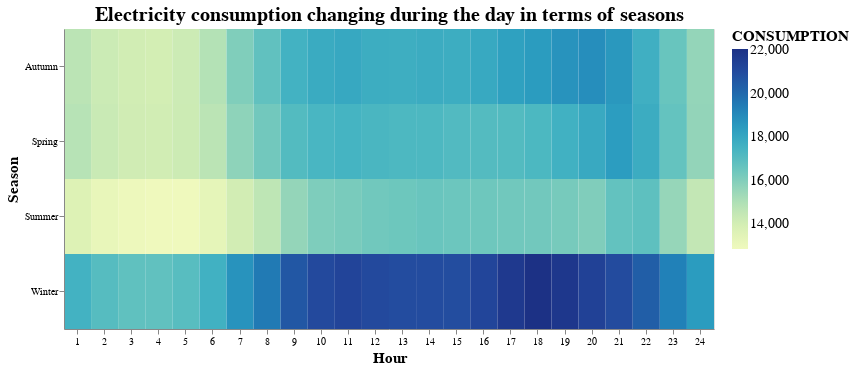

The cell this chart's notebook holds for it:
### Code cell
chart_4_2 = alt.Chart(df4_season
                ).mark_rect().encode(
                    alt.X('Hour:N', title='Hour', axis=alt.Axis(labelAngle=0)),
                    alt.Y('Season:N', title='Season'),
                    color='CONSUMPTION:Q',
                    tooltip=['Season:N', 'Hour:N', 'CONSUMPTION:Q']
                ).configure_legend(
                    titleFontSize=15,
                    labelFontSize=14
                ).configure_axis(
                    titleFontSize=15
                ).configure_title(
                    fontSize=20             
                ).properties(width = 650, height = 300, 
                     title='Electricity consumption changing during the day in terms of seasons')

chart_4_2

### Figure 1 — Vega-Lite specification as saved in the notebook (floating-point values rounded to 4 significant figures)
{"config": {"view": {"continuousWidth": 400, "continuousHeight": 300}, "axis": {"titleFontSize": 15}, "legend": {"labelFontSize": 14, "titleFontSize": 15}, "title": {"fontSize": 20}}, "data": {"name": "data-ecf941397e72d19b975671481480b7d7"}, "mark": "rect", "encoding": {"color": {"type": "quantitative", "field": "CONSUMPTION"}, "tooltip": [{"type": "nominal", "field": "Season"}, {"type": "nominal", "field": "Hour"}, {"type": "quantitative", "field": "CONSUMPTION"}], "x": {"type": "nominal", "axis": {"labelAngle": 0}, "field": "Hour", "title": "Hour"}, "y": {"type": "nominal", "field": "Season", "title": "Season"}}, "height": 300, "title": "Electricity consumption changing during the day in terms of seasons", "width": 650, "$schema": "https://vega.github.io/schema/vega-lite/v4.8.1.json", "datasets": {"data-ecf941397e72d19b975671481480b7d7": [{"Season": "Autumn", "Hour": 1, "AES": 9576.0, "TEC": 1284.0, "VDE": 178.0, "TES": 4648.0, "GES": 254.0, "GAES_GEN": 0.0, "CONSUMPTION": 14730.0, "GAES_PUMP": -554.0, "UK_BLR_RUS": 9.0, "UK_EURO": -514.0, "UK_MLD": -47.0}, {"Season": "Autumn", "Hour": 2, "AES": 9575.0, "TEC": 1281.0, "VDE": 178.0, "TES": 4546.0, "GES": 183.0, "GAES_GEN": 0.0, "CONSUMPTION": 14260.0, "GAES_PUMP": -847.0, "UK_BLR_RUS": 5.0, "UK_EURO": -521.0, "UK_MLD": -40.0}, {"Season": "Autumn", "Hour": 3, "AES": 9577.0, "TEC": 1282.0, "VDE": 178.0, "TES": 4497.0, "GES": 187.0, "GAES_GEN": 0.0, "CONSUMPTION": 14060.0, "GAES_PUMP": -1010.0, "UK_BLR_RUS": -6.0, "UK_EURO": -513.0, "UK_MLD": -33.0}, {"Season": "Autumn", "Hour": 4, "AES": 9579.0, "TEC": 1281.0, "VDE": 179.0, "TES": 4456.0, "GES": 167.0, "GAES_GEN": 0.0, "CONSUMPTION": 14030.0, "GAES_PUMP": -1010.0, "UK_BLR_RUS": 4.0, "UK_EURO": -504.0, "UK_MLD": -29.0}, {"Season": "Autumn", "Hour": 5, "AES": 9581.0, "TEC": 1285.0, "VDE": 180.0, "TES": 4486.0, "GES": 213.0, "GAES_GEN": 0.0, "CONSUMPTION": 14240.0, "GAES_PUMP": -922.0, "UK_BLR_RUS": 41.0, "UK_EURO": -493.0, "UK_MLD": -30.0}, {"Season": "Autumn", "Hour": 6, "AES": 9585.0, "TEC": 1288.0, "VDE": 184.0, "TES": 4615.0, "GES": 188.0, "GAES_GEN": 0.0, "CONSUMPTION": 14890.0, "GAES_PUMP": -329.0, "UK_BLR_RUS": -29.0, "UK_EURO": -468.0, "UK_MLD": -29.0}, {"Season": "Autumn", "Hour": 7, "AES": 9592.0, "TEC": 1326.0, "VDE": 199.0, "TES": 5099.0, "GES": 513.0, "GAES_GEN": 12.0, "CONSUMPTION": 16040.0, "GAES_PUMP": -105.0, "UK_BLR_RUS": 11.0, "UK_EURO": -428.0, "UK_MLD": -50.0}, {"Season": "Autumn", "Hour": 8, "AES": 9600.0, "TEC": 1374.0, "VDE": 265.0, "TES": 5488.0, "GES": 602.0, "GAES_GEN": 60.0, "CONSUMPTION": 16740.0, "GAES_PUMP": -29.0, "UK_BLR_RUS": -38.0, "UK_EURO": -401.0, "UK_MLD": -44.0}, {"Season": "Autumn", "Hour": 9, "AES": 9600.0, "TEC": 1389.0, "VDE": 393.0, "TES": 5761.0, "GES": 809.0, "GAES_GEN": 137.0, "CONSUMPTION": 17550.0, "GAES_PUMP": -5.0, "UK_BLR_RUS": 53.0, "UK_EURO": -382.0, "UK_MLD": -64.0}, {"Season": "Autumn", "Hour": 10, "AES": 9600.0, "TEC": 1394.0, "VDE": 546.0, "TES": 5919.0, "GES": 794.0, "GAES_GEN": 181.0, "CONSUMPTION": 17840.0, "GAES_PUMP": -9.0, "UK_BLR_RUS": 10.0, "UK_EURO": -392.0, "UK_MLD": -60.0}, {"Season": "Autumn", "Hour": 11, "AES": 9601.0, "TEC": 1390.0, "VDE": 655.0, "TES": 5946.0, "GES": 797.0, "GAES_GEN": 190.0, "CONSUMPTION": 17970.0, "GAES_PUMP": -31.0, "UK_BLR_RUS": 11.0, "UK_EURO": -396.0, "UK_MLD": -55.0}, {"Season": "Autumn", "Hour": 12, "AES": 9596.0, "TEC": 1383.0, "VDE": 717.0, "TES": 5914.0, "GES": 667.0, "GAES_GEN": 124.0, "CONSUMPTION": 17760.0, "GAES_PUMP": -58.0, "UK_BLR_RUS": -7.0, "UK_EURO": -405.0, "UK_MLD": -48.0}, {"Season": "Autumn", "Hour": 13, "AES": 9594.0, "TEC": 1382.0, "VDE": 724.0, "TES": 5880.0, "GES": 634.0, "GAES_GEN": 91.0, "CONSUMPTION": 17700.0, "GAES_PUMP": -73.0, "UK_BLR_RUS": 56.0, "UK_EURO": -408.0, "UK_MLD": -48.0}, {"Season": "Autumn", "Hour": 14, "AES": 9592.0, "TEC": 1386.0, "VDE": 671.0, "TES": 5933.0, "GES": 712.0, "GAES_GEN": 99.0, "CONSUMPTION": 17770.0, "GAES_PUMP": -59.0, "UK_BLR_RUS": 30.0, "UK_EURO": -407.0, "UK_MLD": -55.0}, {"Season": "Autumn", "Hour": 15, "AES": 9594.0, "TEC": 1391.0, "VDE": 570.0, "TES": 5991.0, "GES": 718.0, "GAES_GEN": 114.0, "CONSUMPTION": 17760.0, "GAES_PUMP": -40.0, "UK_BLR_RUS": 16.0, "UK_EURO": -406.0, "UK_MLD": -51.0}, {"Season": "Autumn", "Hour": 16, "AES": 9593.0, "TEC": 1396.0, "VDE": 442.0, "TES": 6058.0, "GES": 832.0, "GAES_GEN": 145.0, "CONSUMPTION": 17920.0, "GAES_PUMP": -16.0, "UK_BLR_RUS": 60.0, "UK_EURO": -399.0, "UK_MLD": -51.0}, {"Season": "Autumn", "Hour": 17, "AES": 9594.0, "TEC": 1405.0, "VDE": 323.0, "TES": 6164.0, "GES": 1008.0, "GAES_GEN": 329.0, "CONSUMPTION": 18260.0, "GAES_PUMP": -2.0, "UK_BLR_RUS": 33.0, "UK_EURO": -390.0, "UK_MLD": -51.0}, {"Season": "Autumn", "Hour": 18, "AES": 9599.0, "TEC": 1409.0, "VDE": 225.0, "TES": 6271.0, "GES": 1044.0, "GAES_GEN": 487.0, "CONSUMPTION": 18450.0, "GAES_PUMP": -0.0, "UK_BLR_RUS": 12.0, "UK_EURO": -381.0, "UK_MLD": -55.0}, {"Season": "Autumn", "Hour": 19, "AES": 9603.0, "TEC": 1409.0, "VDE": 185.0, "TES": 6310.0, "GES": 1198.0, "GAES_GEN": 580.0, "CONSUMPTION": 18730.0, "GAES_PUMP": -0.0, "UK_BLR_RUS": 45.0, "UK_EURO": -375.0, "UK_MLD": -60.0}, {"Season": "Autumn", "Hour": 20, "AES": 9607.0, "TEC": 1410.0, "VDE": 179.0, "TES": 6330.0, "GES": 1337.0, "GAES_GEN": 628.0, "CONSUMPTION": 18890.0, "GAES_PUMP": 0.0, "UK_BLR_RUS": 8.0, "UK_EURO": -371.0, "UK_MLD": -66.0}, {"Season": "Autumn", "Hour": 21, "AES": 9607.0, "TEC": 1405.0, "VDE": 181.0, "TES": 6267.0, "GES": 1198.0, "GAES_GEN": 501.0, "CONSUMPTION": 18580.0, "GAES_PUMP": -0.0, "UK_BLR_RUS": 26.0, "UK_EURO": -382.0, "UK_MLD": -58.0}, {"Season": "Autumn", "Hour": 22, "AES": 9607.0, "TEC": 1394.0, "VDE": 183.0, "TES": 6107.0, "GES": 695.0, "GAES_GEN": 252.0, "CONSUMPTION": 17650.0, "GAES_PUMP": -0.0, "UK_BLR_RUS": 7.0, "UK_EURO": -404.0, "UK_MLD": -48.0}, {"Season": "Autumn", "Hour": 23, "AES": 9607.0, "TEC": 1378.0, "VDE": 182.0, "TES": 5694.0, "GES": 314.0, "GAES_GEN": 42.0, "CONSUMPTION": 16560.0, "GAES_PUMP": -8.0, "UK_BLR_RUS": -27.0, "UK_EURO": -445.0, "UK_MLD": -50.0}, {"Season": "Autumn", "Hour": 24, "AES": 9607.0, "TEC": 1311.0, "VDE": 181.0, "TES": 5300.0, "GES": 217.0, "GAES_GEN": 5.0, "CONSUMPTION": 15610.0, "GAES_PUMP": -301.0, "UK_BLR_RUS": -49.0, "UK_EURO": -504.0, "UK_MLD": -48.0}, {"Season": "Spring", "Hour": 1, "AES": 9276.0, "TEC": 1396.0, "VDE": 157.0, "TES": 4631.0, "GES": 632.0, "GAES_GEN": 0.0, "CONSUMPTION": 14840.0, "GAES_PUMP": -483.0, "UK_BLR_RUS": -37.0, "UK_EURO": -560.0, "UK_MLD": -70.0}, {"Season": "Spring", "Hour": 2, "AES": 9270.0, "TEC": 1392.0, "VDE": 158.0, "TES": 4543.0, "GES": 549.0, "GAES_GEN": 0.0, "CONSUMPTION": 14330.0, "GAES_PUMP": -828.0, "UK_BLR_RUS": -40.0, "UK_EURO": -561.0, "UK_MLD": -57.0}, {"Season": "Spring", "Hour": 3, "AES": 9270.0, "TEC": 1390.0, "VDE": 158.0, "TES": 4497.0, "GES": 539.0, "GAES_GEN": 0.0, "CONSUMPTION": 14120.0, "GAES_PUMP": -992.0, "UK_BLR_RUS": -39.0, "UK_EURO": -556.0, "UK_MLD": -51.0}, {"Season": "Spring", "Hour": 4, "AES": 9272.0, "TEC": 1388.0, "VDE": 158.0, "TES": 4472.0, "GES": 516.0, "GAES_GEN": 0.0, "CONSUMPTION": 14070.0, "GAES_PUMP": -1003.0, "UK_BLR_RUS": -33.0, "UK_EURO": -552.0, "UK_MLD": -45.0}, {"Season": "Spring", "Hour": 5, "AES": 9276.0, "TEC": 1389.0, "VDE": 156.0, "TES": 4491.0, "GES": 552.0, "GAES_GEN": 0.0, "CONSUMPTION": 14220.0, "GAES_PUMP": -929.0, "UK_BLR_RUS": -18.0, "UK_EURO": -550.0, "UK_MLD": -46.0}, {"Season": "Spring", "Hour": 6, "AES": 9280.0, "TEC": 1393.0, "VDE": 166.0, "TES": 4510.0, "GES": 519.0, "GAES_GEN": 0.0, "CONSUMPTION": 14740.0, "GAES_PUMP": -359.0, "UK_BLR_RUS": -80.0, "UK_EURO": -536.0, "UK_MLD": -42.0}, {"Season": "Spring", "Hour": 7, "AES": 9286.0, "TEC": 1407.0, "VDE": 197.0, "TES": 4843.0, "GES": 852.0, "GAES_GEN": 5.0, "CONSUMPTION": 15730.0, "GAES_PUMP": -109.0, "UK_BLR_RUS": -46.0, "UK_EURO": -506.0, "UK_MLD": -67.0}, {"Season": "Spring", "Hour": 8, "AES": 9293.0, "TEC": 1421.0, "VDE": 291.0, "TES": 5102.0, "GES": 1009.0, "GAES_GEN": 40.0, "CONSUMPTION": 16340.0, "GAES_PUMP": -33.0, "UK_BLR_RUS": -86.0, "UK_EURO": -487.0, "UK_MLD": -70.0}, {"Season": "Spring", "Hour": 9, "AES": 9293.0, "TEC": 1420.0, "VDE": 430.0, "TES": 5263.0, "GES": 1321.0, "GAES_GEN": 114.0, "CONSUMPTION": 17100.0, "GAES_PUMP": -14.0, "UK_BLR_RUS": -20.0, "UK_EURO": -483.0, "UK_MLD": -85.0}, {"Season": "Spring", "Hour": 10, "AES": 9291.0, "TEC": 1415.0, "VDE": 577.0, "TES": 5338.0, "GES": 1345.0, "GAES_GEN": 183.0, "CONSUMPTION": 17360.0, "GAES_PUMP": -22.0, "UK_BLR_RUS": -44.0, "UK_EURO": -492.0, "UK_MLD": -89.0}, {"Season": "Spring", "Hour": 11, "AES": 9283.0, "TEC": 1410.0, "VDE": 667.0, "TES": 5352.0, "GES": 1334.0, "GAES_GEN": 206.0, "CONSUMPTION": 17440.0, "GAES_PUMP": -42.0, "UK_BLR_RUS": -48.0, "UK_EURO": -498.0, "UK_MLD": -87.0}, {"Season": "Spring", "Hour": 12, "AES": 9278.0, "TEC": 1407.0, "VDE": 716.0, "TES": 5343.0, "GES": 1261.0, "GAES_GEN": 172.0, "CONSUMPTION": 17340.0, "GAES_PUMP": -48.0, "UK_BLR_RUS": -68.0, "UK_EURO": -508.0, "UK_MLD": -85.0}, {"Season": "Spring", "Hour": 13, "AES": 9271.0, "TEC": 1405.0, "VDE": 717.0, "TES": 5331.0, "GES": 1204.0, "GAES_GEN": 136.0, "CONSUMPTION": 17260.0, "GAES_PUMP": -59.0, "UK_BLR_RUS": -21.0, "UK_EURO": -509.0, "UK_MLD": -88.0}, {"Season": "Spring", "Hour": 14, "AES": 9271.0, "TEC": 1407.0, "VDE": 686.0, "TES": 5362.0, "GES": 1234.0, "GAES_GEN": 112.0, "CONSUMPTION": 17240.0, "GAES_PUMP": -53.0, "UK_BLR_RUS": -47.0, "UK_EURO": -512.0, "UK_MLD": -90.0}, {"Season": "Spring", "Hour": 15, "AES": 9268.0, "TEC": 1410.0, "VDE": 626.0, "TES": 5389.0, "GES": 1160.0, "GAES_GEN": 92.0, "CONSUMPTION": 17120.0, "GAES_PUMP": -47.0, "UK_BLR_RUS": -55.0, "UK_EURO": -511.0, "UK_MLD": -82.0}, {"Season": "Spring", "Hour": 16, "AES": 9264.0, "TEC": 1417.0, "VDE": 527.0, "TES": 5411.0, "GES": 1140.0, "GAES_GEN": 76.0, "CONSUMPTION": 17070.0, "GAES_PUMP": -32.0, "UK_BLR_RUS": -14.0, "UK_EURO": -510.0, "UK_MLD": -81.0}, {"Season": "Spring", "Hour": 17, "AES": 9263.0, "TEC": 1422.0, "VDE": 402.0, "TES": 5460.0, "GES": 1206.0, "GAES_GEN": 107.0, "CONSUMPTION": 17090.0, "GAES_PUMP": -12.0, "UK_BLR_RUS": -42.0, "UK_EURO": -508.0, "UK_MLD": -68.0}, {"Season": "Spring", "Hour": 18, "AES": 9259.0, "TEC": 1430.0, "VDE": 281.0, "TES": 5542.0, "GES": 1310.0, "GAES_GEN": 225.0, "CONSUMPTION": 17270.0, "GAES_PUMP": -3.0, "UK_BLR_RUS": -61.0, "UK_EURO": -497.0, "UK_MLD": -71.0}, {"Season": "Spring", "Hour": 19, "AES": 9261.0, "TEC": 1435.0, "VDE": 199.0, "TES": 5603.0, "GES": 1443.0, "GAES_GEN": 412.0, "CONSUMPTION": 17590.0, "GAES_PUMP": -2.0, "UK_BLR_RUS": -40.0, "UK_EURO": -484.0, "UK_MLD": -81.0}, {"Season": "Spring", "Hour": 20, "AES": 9264.0, "TEC": 1436.0, "VDE": 165.0, "TES": 5651.0, "GES": 1588.0, "GAES_GEN": 575.0, "CONSUMPTION": 17920.0, "GAES_PUMP": -0.0, "UK_BLR_RUS": -36.0, "UK_EURO": -476.0, "UK_MLD": -82.0}, {"Season": "Spring", "Hour": 21, "AES": 9265.0, "TEC": 1438.0, "VDE": 162.0, "TES": 5692.0, "GES": 1878.0, "GAES_GEN": 764.0, "CONSUMPTION": 18410.0, "GAES_PUMP": 0.0, "UK_BLR_RUS": -49.0, "UK_EURO": -469.0, "UK_MLD": -100.0}, {"Season": "Spring", "Hour": 22, "AES": 9266.0, "TEC": 1438.0, "VDE": 162.0, "TES": 5612.0, "GES": 1571.0, "GAES_GEN": 540.0, "CONSUMPTION": 17790.0, "GAES_PUMP": 0.0, "UK_BLR_RUS": -70.0, "UK_EURO": -484.0, "UK_MLD": -94.0}, {"Season": "Spring", "Hour": 23, "AES": 9264.0, "TEC": 1428.0, "VDE": 160.0, "TES": 5391.0, "GES": 1089.0, "GAES_GEN": 136.0, "CONSUMPTION": 16660.0, "GAES_PUMP": -2.0, "UK_BLR_RUS": -71.0, "UK_EURO": -515.0, "UK_MLD": -86.0}, {"Season": "Spring", "Hour": 24, "AES": 9256.0, "TEC": 1402.0, "VDE": 157.0, "TES": 5138.0, "GES": 737.0, "GAES_GEN": 13.0, "CONSUMPTION": 15640.0, "GAES_PUMP": -238.0, "UK_BLR_RUS": -71.0, "UK_EURO": -549.0, "UK_MLD": -83.0}, {"Season": "Summer", "Hour": 1, "AES": 8457.0, "TEC": 811.0, "VDE": 131.0, "TES": 5024.0, "GES": 373.0, "GAES_GEN": 1.0, "CONSUMPTION": 13700.0, "GAES_PUMP": -405.0, "UK_BLR_RUS": -75.0, "UK_EURO": -462.0, "UK_MLD": -64.0}, {"Season": "Summer", "Hour": 2, "AES": 8455.0, "TEC": 808.0, "VDE": 133.0, "TES": 4883.0, "GES": 279.0, "GAES_GEN": 0.0, "CONSUMPTION": 13170.0, "GAES_PUMP": -726.0, "UK_BLR_RUS": -58.0, "UK_EURO": -463.0, "UK_MLD": -54.0}, {"Season": "Summer", "Hour": 3, "AES": 8456.0, "TEC": 815.0, "VDE": 134.0, "TES": 4833.0, "GES": 259.0, "GAES_GEN": 0.0, "CONSUMPTION": 12940.0, "GAES_PUMP": -883.0, "UK_BLR_RUS": -83.0, "UK_EURO": -458.0, "UK_MLD": -45.0}, {"Season": "Summer", "Hour": 4, "AES": 8457.0, "TEC": 814.0, "VDE": 132.0, "TES": 4777.0, "GES": 226.0, "GAES_GEN": 0.0, "CONSUMPTION": 12850.0, "GAES_PUMP": -916.0, "UK_BLR_RUS": -69.0, "UK_EURO": -456.0, "UK_MLD": -38.0}, {"Season": "Summer", "Hour": 5, "AES": 8464.0, "TEC": 814.0, "VDE": 135.0, "TES": 4744.0, "GES": 237.0, "GAES_GEN": 0.0, "CONSUMPTION": 12860.0, "GAES_PUMP": -898.0, "UK_BLR_RUS": -70.0, "UK_EURO": -454.0, "UK_MLD": -33.0}, {"Season": "Summer", "Hour": 6, "AES": 8468.0, "TEC": 806.0, "VDE": 154.0, "TES": 4697.0, "GES": 228.0, "GAES_GEN": 0.0, "CONSUMPTION": 13290.0, "GAES_PUMP": -408.0, "UK_BLR_RUS": -97.0, "UK_EURO": -439.0, "UK_MLD": -31.0}, {"Season": "Summer", "Hour": 7, "AES": 8476.0, "TEC": 813.0, "VDE": 187.0, "TES": 4950.0, "GES": 362.0, "GAES_GEN": 0.0, "CONSUMPTION": 14040.0, "GAES_PUMP": -110.0, "UK_BLR_RUS": -83.0, "UK_EURO": -414.0, "UK_MLD": -39.0}, {"Season": "Summer", "Hour": 8, "AES": 8482.0, "TEC": 827.0, "VDE": 291.0, "TES": 5285.0, "GES": 447.0, "GAES_GEN": 3.0, "CONSUMPTION": 14650.0, "GAES_PUMP": -35.0, "UK_BLR_RUS": -104.0, "UK_EURO": -386.0, "UK_MLD": -48.0}, {"Season": "Summer", "Hour": 9, "AES": 8481.0, "TEC": 830.0, "VDE": 459.0, "TES": 5583.0, "GES": 816.0, "GAES_GEN": 56.0, "CONSUMPTION": 15610.0, "GAES_PUMP": -14.0, "UK_BLR_RUS": -42.0, "UK_EURO": -367.0, "UK_MLD": -67.0}, {"Season": "Summer", "Hour": 10, "AES": 8476.0, "TEC": 831.0, "VDE": 648.0, "TES": 5763.0, "GES": 899.0, "GAES_GEN": 115.0, "CONSUMPTION": 16080.0, "GAES_PUMP": -24.0, "UK_BLR_RUS": -64.0, "UK_EURO": -372.0, "UK_MLD": -70.0}, {"Season": "Summer", "Hour": 11, "AES": 8469.0, "TEC": 830.0, "VDE": 765.0, "TES": 5809.0, "GES": 834.0, "GAES_GEN": 144.0, "CONSUMPTION": 16180.0, "GAES_PUMP": -37.0, "UK_BLR_RUS": -62.0, "UK_EURO": -377.0, "UK_MLD": -71.0}, {"Season": "Summer", "Hour": 12, "AES": 8462.0, "TEC": 830.0, "VDE": 829.0, "TES": 5846.0, "GES": 934.0, "GAES_GEN": 183.0, "CONSUMPTION": 16370.0, "GAES_PUMP": -47.0, "UK_BLR_RUS": -91.0, "UK_EURO": -388.0, "UK_MLD": -71.0}, {"Season": "Summer", "Hour": 13, "AES": 8454.0, "TEC": 829.0, "VDE": 835.0, "TES": 5880.0, "GES": 904.0, "GAES_GEN": 217.0, "CONSUMPTION": 16440.0, "GAES_PUMP": -51.0, "UK_BLR_RUS": -43.0, "UK_EURO": -388.0, "UK_MLD": -73.0}, {"Season": "Summer", "Hour": 14, "AES": 8450.0, "TEC": 833.0, "VDE": 801.0, "TES": 5952.0, "GES": 961.0, "GAES_GEN": 253.0, "CONSUMPTION": 16540.0, "GAES_PUMP": -45.0, "UK_BLR_RUS": -79.0, "UK_EURO": -389.0, "UK_MLD": -77.0}, {"Season": "Summer", "Hour": 15, "AES": 8446.0, "TEC": 837.0, "VDE": 748.0, "TES": 5982.0, "GES": 922.0, "GAES_GEN": 230.0, "CONSUMPTION": 16470.0, "GAES_PUMP": -33.0, "UK_BLR_RUS": -74.0, "UK_EURO": -392.0, "UK_MLD": -74.0}, {"Season": "Summer", "Hour": 16, "AES": 8445.0, "TEC": 839.0, "VDE": 644.0, "TES": 6006.0, "GES": 952.0, "GAES_GEN": 183.0, "CONSUMPTION": 16420.0, "GAES_PUMP": -21.0, "UK_BLR_RUS": -46.0, "UK_EURO": -388.0, "UK_MLD": -68.0}, {"Season": "Summer", "Hour": 17, "AES": 8444.0, "TEC": 843.0, "VDE": 509.0, "TES": 6038.0, "GES": 1008.0, "GAES_GEN": 155.0, "CONSUMPTION": 16360.0, "GAES_PUMP": -7.0, "UK_BLR_RUS": -51.0, "UK_EURO": -390.0, "UK_MLD": -54.0}, {"Season": "Summer", "Hour": 18, "AES": 8443.0, "TEC": 848.0, "VDE": 344.0, "TES": 6074.0, "GES": 1075.0, "GAES_GEN": 167.0, "CONSUMPTION": 16330.0, "GAES_PUMP": -1.0, "UK_BLR_RUS": -44.0, "UK_EURO": -383.0, "UK_MLD": -52.0}, {"Season": "Summer", "Hour": 19, "AES": 8446.0, "TEC": 852.0, "VDE": 199.0, "TES": 6138.0, "GES": 1009.0, "GAES_GEN": 200.0, "CONSUMPTION": 16220.0, "GAES_PUMP": -1.0, "UK_BLR_RUS": -55.0, "UK_EURO": -377.0, "UK_MLD": -46.0}, {"Season": "Summer", "Hour": 20, "AES": 8450.0, "TEC": 853.0, "VDE": 125.0, "TES": 6167.0, "GES": 813.0, "GAES_GEN": 294.0, "CONSUMPTION": 16050.0, "GAES_PUMP": -0.0, "UK_BLR_RUS": -105.0, "UK_EURO": -366.0, "UK_MLD": -36.0}, {"Season": "Summer", "Hour": 21, "AES": 8454.0, "TEC": 856.0, "VDE": 110.0, "TES": 6216.0, "GES": 1132.0, "GAES_GEN": 530.0, "CONSUMPTION": 16700.0, "GAES_PUMP": -0.0, "UK_BLR_RUS": -40.0, "UK_EURO": -344.0, "UK_MLD": -58.0}, {"Season": "Summer", "Hour": 22, "AES": 8455.0, "TEC": 855.0, "VDE": 112.0, "TES": 6207.0, "GES": 1222.0, "GAES_GEN": 602.0, "CONSUMPTION": 16810.0, "GAES_PUMP": -1.0, "UK_BLR_RUS": -83.0, "UK_EURO": -341.0, "UK_MLD": -72.0}, {"Season": "Summer", "Hour": 23, "AES": 8459.0, "TEC": 846.0, "VDE": 118.0, "TES": 5950.0, "GES": 648.0, "GAES_GEN": 206.0, "CONSUMPTION": 15560.0, "GAES_PUMP": -3.0, "UK_BLR_RUS": -102.0, "UK_EURO": -382.0, "UK_MLD": -54.0}, {"Season": "Summer", "Hour": 24, "AES": 8460.0, "TEC": 821.0, "VDE": 127.0, "TES": 5647.0, "GES": 386.0, "GAES_GEN": 25.0, "CONSUMPTION": 14520.0, "GAES_PUMP": -222.0, "UK_BLR_RUS": -115.0, "UK_EURO": -437.0, "UK_MLD": -71.0}, {"Season": "Winter", "Hour": 1, "AES": 10850.0, "TEC": 2236.0, "VDE": 192.0, "TES": 5235.0, "GES": 395.0, "GAES_GEN": 0.0, "CONSUMPTION": 17550.0, "GAES_PUMP": -639.0, "UK_BLR_RUS": -4.0, "UK_EURO": -583.0, "UK_MLD": -33.0}, {"Season": "Winter", "Hour": 2, "AES": 10850.0, "TEC": 2231.0, "VDE": 190.0, "TES": 5122.0, "GES": 290.0, "GAES_GEN": 0.0, "CONSUMPTION": 17020.0, "GAES_PUMP": -946.0, "UK_BLR_RUS": -7.0, "UK_EURO": -592.0, "UK_MLD": -21.0}, {"Season": "Winter", "Hour": 3, "AES": 10840.0, "TEC": 2227.0, "VDE": 189.0, "TES": 5067.0, "GES": 271.0, "GAES_GEN": 0.0, "CONSUMPTION": 16780.0, "GAES_PUMP": -1102.0, "UK_BLR_RUS": -17.0, "UK_EURO": -591.0, "UK_MLD": -13.0}, {"Season": "Winter", "Hour": 4, "AES": 10840.0, "TEC": 2224.0, "VDE": 189.0, "TES": 5037.0, "GES": 248.0, "GAES_GEN": 0.0, "CONSUMPTION": 16730.0, "GAES_PUMP": -1107.0, "UK_BLR_RUS": -10.0, "UK_EURO": -586.0, "UK_MLD": -9.0}, {"Season": "Winter", "Hour": 5, "AES": 10850.0, "TEC": 2228.0, "VDE": 189.0, "TES": 5075.0, "GES": 290.0, "GAES_GEN": 0.0, "CONSUMPTION": 16960.0, "GAES_PUMP": -989.0, "UK_BLR_RUS": 23.0, "UK_EURO": -578.0, "UK_MLD": -15.0}, {"Season": "Winter", "Hour": 6, "AES": 10840.0, "TEC": 2231.0, "VDE": 191.0, "TES": 5196.0, "GES": 293.0, "GAES_GEN": 0.0, "CONSUMPTION": 17600.0, "GAES_PUMP": -390.0, "UK_BLR_RUS": -63.0, "UK_EURO": -561.0, "UK_MLD": -16.0}, {"Season": "Winter", "Hour": 7, "AES": 10850.0, "TEC": 2264.0, "VDE": 195.0, "TES": 5672.0, "GES": 623.0, "GAES_GEN": 1.0, "CONSUMPTION": 18740.0, "GAES_PUMP": -140.0, "UK_BLR_RUS": -20.0, "UK_EURO": -529.0, "UK_MLD": -42.0}, {"Season": "Winter", "Hour": 8, "AES": 10850.0, "TEC": 2350.0, "VDE": 216.0, "TES": 6043.0, "GES": 823.0, "GAES_GEN": 19.0, "CONSUMPTION": 19540.0, "GAES_PUMP": -51.0, "UK_BLR_RUS": -36.0, "UK_EURO": -487.0, "UK_MLD": -43.0}, {"Season": "Winter", "Hour": 9, "AES": 10850.0, "TEC": 2370.0, "VDE": 273.0, "TES": 6365.0, "GES": 1247.0, "GAES_GEN": 145.0, "CONSUMPTION": 20610.0, "GAES_PUMP": -10.0, "UK_BLR_RUS": 37.0, "UK_EURO": -464.0, "UK_MLD": -62.0}, {"Season": "Winter", "Hour": 10, "AES": 10850.0, "TEC": 2378.0, "VDE": 344.0, "TES": 6582.0, "GES": 1317.0, "GAES_GEN": 257.0, "CONSUMPTION": 21070.0, "GAES_PUMP": -5.0, "UK_BLR_RUS": 12.0, "UK_EURO": -468.0, "UK_MLD": -61.0}, {"Season": "Winter", "Hour": 11, "AES": 10850.0, "TEC": 2380.0, "VDE": 402.0, "TES": 6691.0, "GES": 1324.0, "GAES_GEN": 305.0, "CONSUMPTION": 21280.0, "GAES_PUMP": -3.0, "UK_BLR_RUS": -4.0, "UK_EURO": -473.0, "UK_MLD": -55.0}, {"Season": "Winter", "Hour": 12, "AES": 10850.0, "TEC": 2377.0, "VDE": 434.0, "TES": 6708.0, "GES": 1150.0, "GAES_GEN": 239.0, "CONSUMPTION": 21080.0, "GAES_PUMP": -7.0, "UK_BLR_RUS": -5.0, "UK_EURO": -479.0, "UK_MLD": -51.0}, {"Season": "Winter", "Hour": 13, "AES": 10840.0, "TEC": 2373.0, "VDE": 425.0, "TES": 6719.0, "GES": 1091.0, "GAES_GEN": 165.0, "CONSUMPTION": 20980.0, "GAES_PUMP": -5.0, "UK_BLR_RUS": 27.0, "UK_EURO": -478.0, "UK_MLD": -50.0}, {"Season": "Winter", "Hour": 14, "AES": 10850.0, "TEC": 2377.0, "VDE": 375.0, "TES": 6763.0, "GES": 1122.0, "GAES_GEN": 134.0, "CONSUMPTION": 20970.0, "GAES_PUMP": -2.0, "UK_BLR_RUS": 16.0, "UK_EURO": -478.0, "UK_MLD": -49.0}, {"Season": "Winter", "Hour": 15, "AES": 10850.0, "TEC": 2380.0, "VDE": 298.0, "TES": 6808.0, "GES": 1112.0, "GAES_GEN": 147.0, "CONSUMPTION": 20950.0, "GAES_PUMP": -0.0, "UK_BLR_RUS": 15.0, "UK_EURO": -477.0, "UK_MLD": -47.0}, {"Season": "Winter", "Hour": 16, "AES": 10850.0, "TEC": 2385.0, "VDE": 220.0, "TES": 6864.0, "GES": 1269.0, "GAES_GEN": 264.0, "CONSUMPTION": 21240.0, "GAES_PUMP": -1.0, "UK_BLR_RUS": 49.0, "UK_EURO": -468.0, "UK_MLD": -48.0}, {"Season": "Winter", "Hour": 17, "AES": 10860.0, "TEC": 2389.0, "VDE": 192.0, "TES": 6926.0, "GES": 1444.0, "GAES_GEN": 603.0, "CONSUMPTION": 21710.0, "GAES_PUMP": 0.0, "UK_BLR_RUS": -40.0, "UK_EURO": -456.0, "UK_MLD": -54.0}, {"Season": "Winter", "Hour": 18, "AES": 10860.0, "TEC": 2391.0, "VDE": 193.0, "TES": 6944.0, "GES": 1541.0, "GAES_GEN": 786.0, "CONSUMPTION": 22070.0, "GAES_PUMP": 0.0, "UK_BLR_RUS": 14.0, "UK_EURO": -444.0, "UK_MLD": -62.0}, {"Season": "Winter", "Hour": 19, "AES": 10860.0, "TEC": 2389.0, "VDE": 199.0, "TES": 6895.0, "GES": 1520.0, "GAES_GEN": 587.0, "CONSUMPTION": 21800.0, "GAES_PUMP": 0.0, "UK_BLR_RUS": 5.0, "UK_EURO": -452.0, "UK_MLD": -53.0}, {"Season": "Winter", "Hour": 20, "AES": 10870.0, "TEC": 2389.0, "VDE": 200.0, "TES": 6838.0, "GES": 1401.0, "GAES_GEN": 352.0, "CONSUMPTION": 21380.0, "GAES_PUMP": 0.0, "UK_BLR_RUS": -8.0, "UK_EURO": -464.0, "UK_MLD": -42.0}, {"Season": "Winter", "Hour": 21, "AES": 10870.0, "TEC": 2386.0, "VDE": 200.0, "TES": 6784.0, "GES": 1221.0, "GAES_GEN": 178.0, "CONSUMPTION": 21010.0, "GAES_PUMP": -0.0, "UK_BLR_RUS": 46.0, "UK_EURO": -473.0, "UK_MLD": -52.0}, {"Season": "Winter", "Hour": 22, "AES": 10870.0, "TEC": 2380.0, "VDE": 199.0, "TES": 6685.0, "GES": 900.0, "GAES_GEN": 72.0, "CONSUMPTION": 20400.0, "GAES_PUMP": -2.0, "UK_BLR_RUS": -25.0, "UK_EURO": -497.0, "UK_MLD": -57.0}, {"Season": "Winter", "Hour": 23, "AES": 10870.0, "TEC": 2362.0, "VDE": 197.0, "TES": 6203.0, "GES": 460.0, "GAES_GEN": 8.0, "CONSUMPTION": 19330.0, "GAES_PUMP": -14.0, "UK_BLR_RUS": -42.0, "UK_EURO": -540.0, "UK_MLD": -54.0}, {"Season": "Winter", "Hour": 24, "AES": 10860.0, "TEC": 2260.0, "VDE": 196.0, "TES": 5900.0, "GES": 368.0, "GAES_GEN": 1.0, "CONSUMPTION": 18440.0, "GAES_PUMP": -348.0, "UK_BLR_RUS": -66.0, "UK_EURO": -576.0, "UK_MLD": -49.0}]}}
